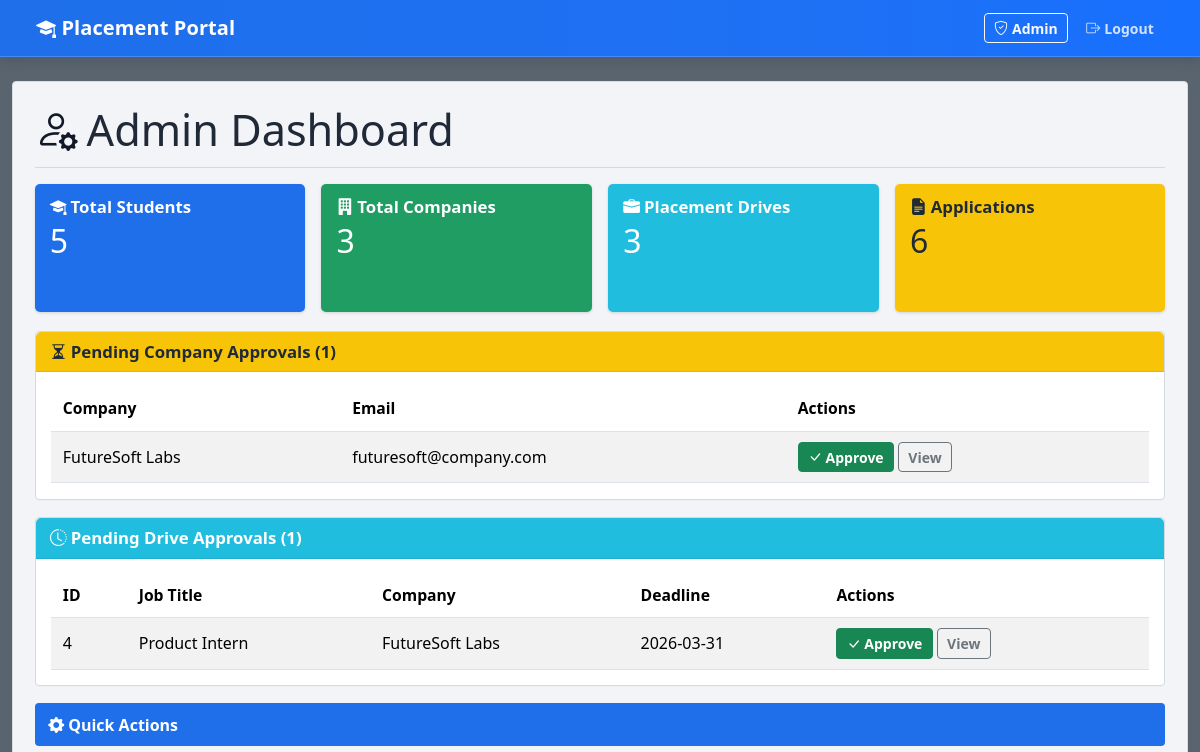
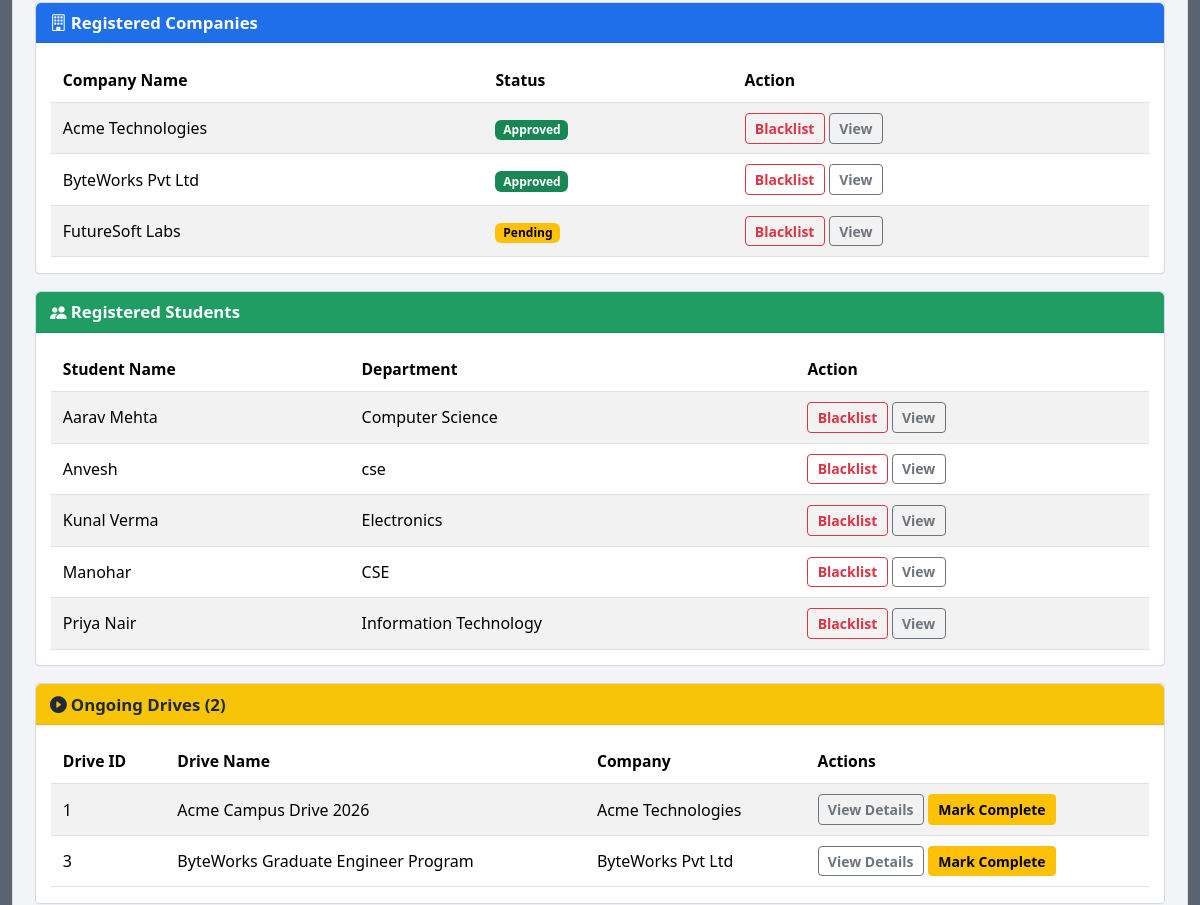
Page /admin/dashboard (signed in, upper part) on the earlier database version (2 pictures, top to bottom).
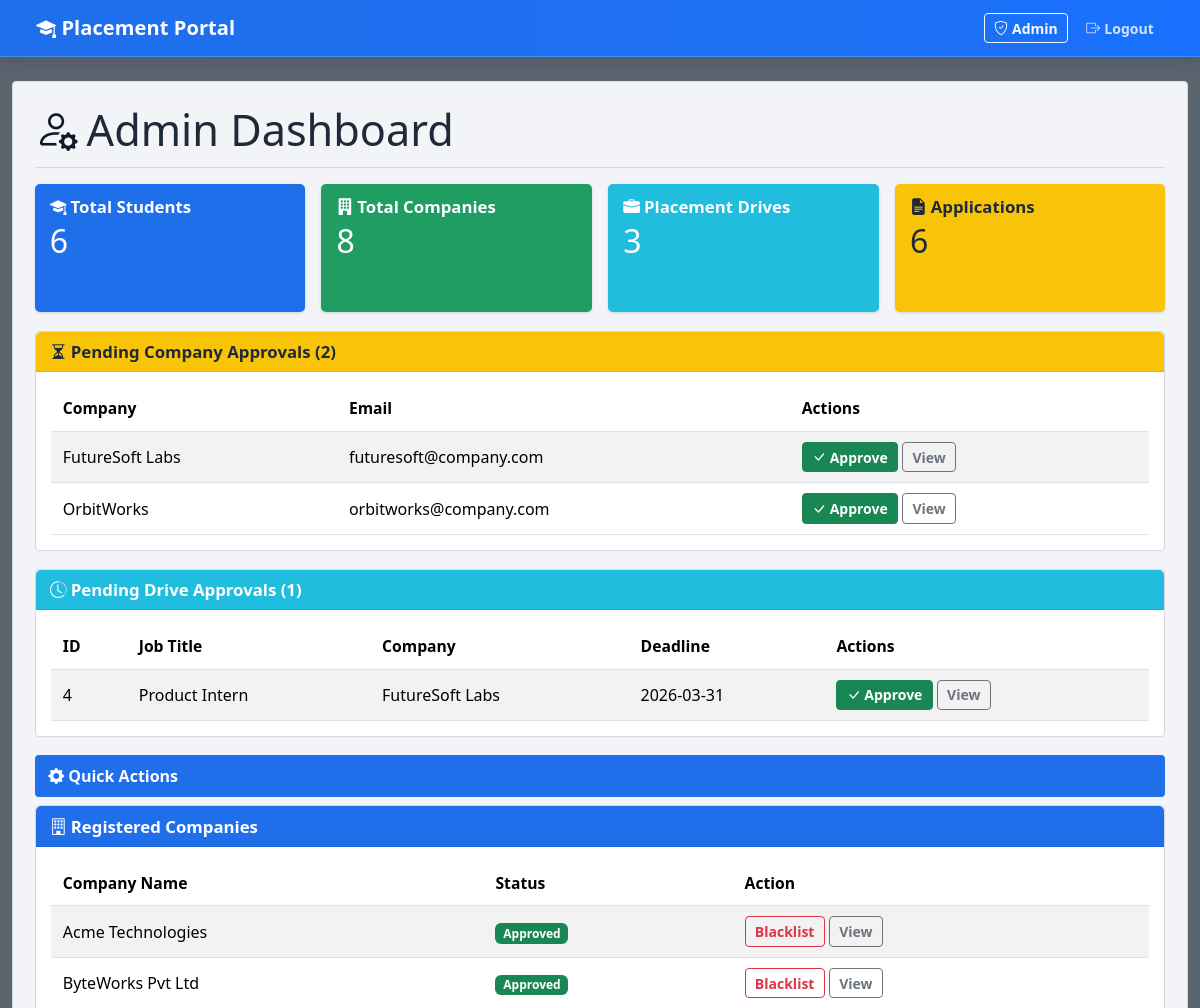
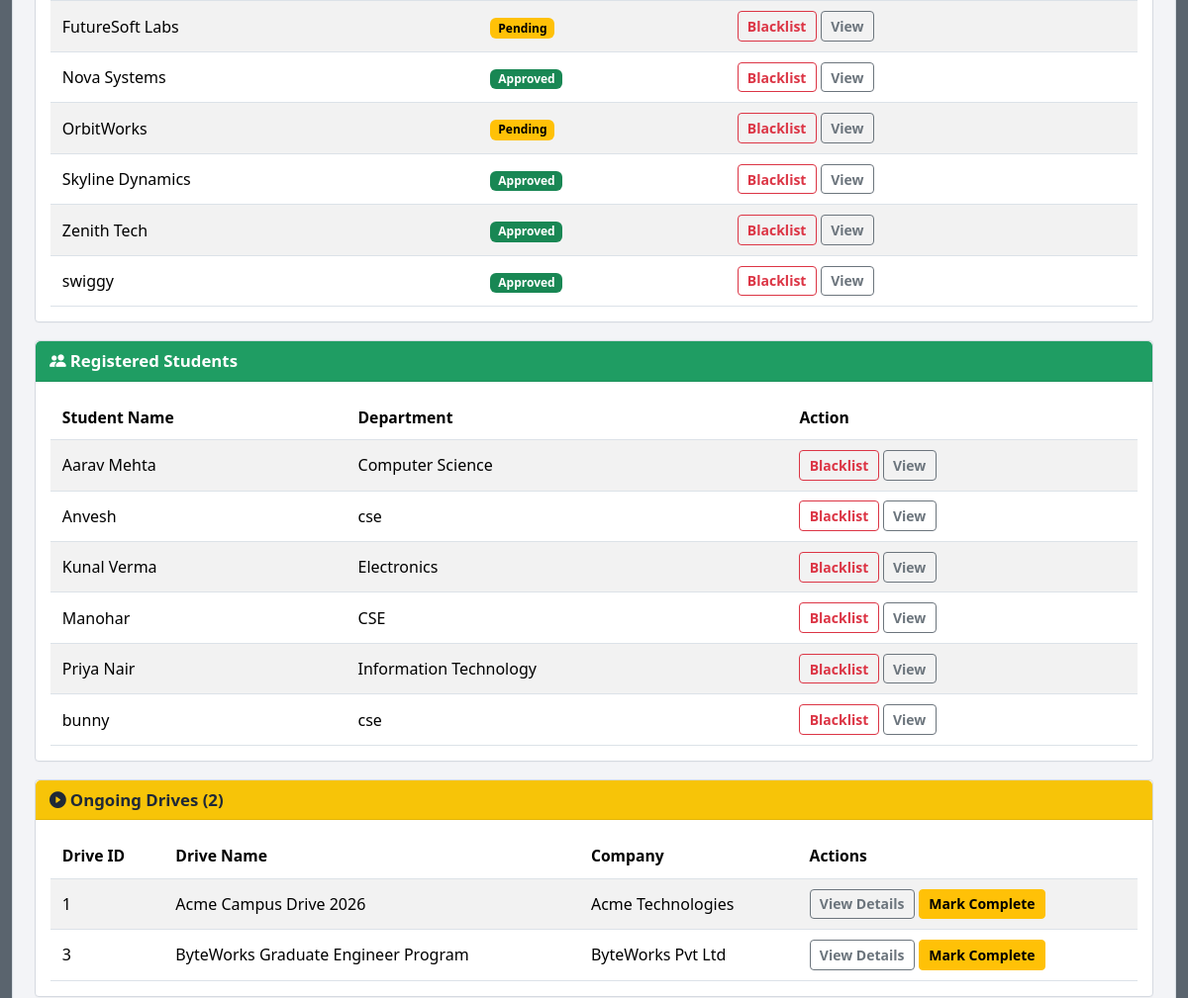
Same page on the later database version (2 pictures, top to bottom).
### models.py (models this page shows, shortened)
class Company(UserMixin, db.Model):
    __tablename__ = "companies"
    id = db.Column(db.Integer, primary_key=True)
    company_name = db.Column(db.String(150), nullable=False)
    hr_contact = db.Column(db.String(120), nullable=False)
    website = db.Column(db.String(255), nullable=True)
    email = db.Column(db.String(120), unique=True, nullable=False)
    password = db.Column(db.String(255), nullable=False)
    approval_status = db.Column(db.String(30), default="Pending", nullable=False)
    is_blacklisted = db.Column(db.Boolean, default=False, nullable=False)
    drives = db.relationship("PlacementDrive", back_populates="company", cascade="all, delete-orphan")

class PlacementDrive(db.Model):
    __tablename__ = "placement_drives"
    id = db.Column(db.Integer, primary_key=True)
    company_id = db.Column(db.Integer, db.ForeignKey("companies.id"), nullable=False)
    drive_name = db.Column(db.String(150), nullable=False)
    job_title = db.Column(db.String(150), nullable=False)
    job_description = db.Column(db.Text, nullable=False)
    eligibility = db.Column(db.Text, nullable=False)
    salary = db.Column(db.String(80), nullable=False)
    location = db.Column(db.String(120), nullable=False)
    application_deadline = db.Column(db.Date, nullable=False)
    status = db.Column(db.String(30), default="Pending", nullable=False)
    company = db.relationship("Company", back_populates="drives")
    applications = db.relationship("Application", back_populates="drive", cascade="all, delete-orphan")

class Student(UserMixin, db.Model):
    __tablename__ = "students"
    id = db.Column(db.Integer, primary_key=True)
    name = db.Column(db.String(120), nullable=False)
    email = db.Column(db.String(120), unique=True, nullable=False)
    department = db.Column(db.String(120), nullable=False)
    password = db.Column(db.String(255), nullable=False)
    resume = db.Column(db.Text, nullable=True)
    is_blacklisted = db.Column(db.Boolean, default=False, nullable=False)
    applications = db.relationship("Application", back_populates="student", cascade="all, delete-orphan")

### routes/admin_routes.py (the view)
@admin_bp.route("/dashboard")
@admin_required
def dashboard():
    companies = Company.query.order_by(Company.company_name.asc()).all()
    students = Student.query.order_by(Student.name.asc()).all()
    pending_companies = Company.query.filter_by(approval_status="Pending").all()
    pending_drives = PlacementDrive.query.filter_by(status="Pending").all()
    ongoing_drives = PlacementDrive.query.filter(
        PlacementDrive.status.in_(["Approved"])
    ).all()
    applications = Application.query.order_by(Application.application_date.desc()).all()
    return render_template(
        "admin/dashboard.html",
        companies=companies,
        students=students,
        pending_companies=pending_companies,
        pending_drives=pending_drives,
        ongoing_drives=ongoing_drives,
        applications=applications,
    )

### app.py (called while the page is built)
@login_manager.user_loader
def load_user(user_id: str):
    try:
        role, raw_id = user_id.split("-", 1)
        entity_id = int(raw_id)
    except (ValueError, AttributeError):
        return None
    if role == "admin":
        return Admin.query.get(entity_id)
    if role == "student":
        return Student.query.get(entity_id)
    if role == "company":
        return Company.query.get(entity_id)
    return None

### models.py (called while the page is built)
    @property
    def role(self) -> str:
        return "admin"

### routes/admin_routes.py (called while the page is built)
def admin_required(view_func):
    @wraps(view_func)
    @login_required
    def wrapped(*args, **kwargs):
        if current_user.role != "admin":
            abort(403)
        return view_func(*args, **kwargs)
    return wrapped

### templates/admin/dashboard.html (shortened to what this page needs)
{% extends 'base.html' %}
{% block content %}
<h2 class="page-title"><i class="bi bi-person-gear"></i>Admin Dashboard</h2>
<section class="metric-grid">
    <article class="metric-card metric-blue">
        <h6><i class="bi bi-mortarboard-fill me-1"></i>Total Students</h6>
        <div class="metric-value">{{ students|length }}</div>
    </article>
    <article class="metric-card metric-green">
        <h6><i class="bi bi-building-fill me-1"></i>Total Companies</h6>
        <div class="metric-value">{{ companies|length }}</div>
    </article>
    <article class="metric-card metric-sky">
        <h6><i class="bi bi-briefcase-fill me-1"></i>Placement Drives</h6>
        <div class="metric-value">{{ pending_drives|length + ongoing_drives|length }}</div>
    </article>
    <article class="metric-card metric-amber">
        <h6><i class="bi bi-file-earmark-text-fill me-1"></i>Applications</h6>
        <div class="metric-value">{{ applications|length }}</div>
    </article>
</section>
<div class="card section-warning">
    <div class="card-header"><i class="bi bi-hourglass-split me-1"></i>Pending Company Approvals ({{ pending_companies|length }})</div>
    <div class="card-body table-responsive">
        <table class="table table-striped align-middle">
            <thead><tr><th>Company</th><th>Email</th><th>Actions</th></tr></thead>
            <tbody>
            {% for company in pending_companies %}
                <tr>
                    <td>{{ company.company_name }}</td>
                    <td>{{ company.email }}</td>
                    <td>
                        <form method="post" action="{{ url_for('admin.approve_company', company_id=company.id) }}" class="d-inline">
                            <button class="btn btn-sm btn-success" type="submit"><i class="bi bi-check-lg"></i> Approve</button>
                        </form>
                        <a class="btn btn-sm btn-outline-secondary" href="{{ url_for('admin.company_details', company_id=company.id) }}">View</a>
                    </td>
                </tr>
            {% else %}
                <tr><td colspan="3" class="text-muted">No pending company approvals.</td></tr>
            {% endfor %}
            </tbody>
        </table>
    </div>
</div>
<div class="card section-sky">
    <div class="card-header"><i class="bi bi-clock-history me-1"></i>Pending Drive Approvals ({{ pending_drives|length }})</div>
    <div class="card-body table-responsive">
        <table class="table table-striped align-middle">
            <thead><tr><th>ID</th><th>Job Title</th><th>Company</th><th>Deadline</th><th>Actions</th></tr></thead>
            <tbody>
            {% for drive in pending_drives %}
                <tr>
                    <td>{{ drive.id }}</td>
                    <td>{{ drive.job_title }}</td>
                    <td>{{ drive.company.company_name }}</td>
                    <td>{{ drive.application_deadline }}</td>
                    <td>
                        <form method="post" action="{{ url_for('admin.approve_drive', drive_id=drive.id) }}" class="d-inline">
                            <button class="btn btn-sm btn-success" type="submit"><i class="bi bi-check-lg"></i> Approve</button>
                        </form>
                        <a class="btn btn-sm btn-outline-secondary" href="{{ url_for('admin.drive_details', drive_id=drive.id) }}">View</a>
                    </td>
                </tr>
            {% else %}
                <tr><td colspan="5" class="text-muted">No pending drive approvals.</td></tr>
            {% endfor %}
            </tbody>
        </table>
    </div>
</div>
<div class="action-strip"><i class="bi bi-gear-fill me-1"></i>Quick Actions</div>
<div class="card section-primary mt-2">
    <div class="card-header"><i class="bi bi-building me-1"></i>Registered Companies</div>
    <div class="card-body table-responsive">
        <table class="table table-striped align-middle">
            <thead><tr><th>Company Name</th><th>Status</th><th>Action</th></tr></thead>
            <tbody>
            {% for company in companies %}
                <tr>
                    <td>{{ company.company_name }}</td>
                    <td><span class="badge text-bg-{{ 'success' if company.approval_status == 'Approved' else 'warning' }}">{{ company.approval_status }}</span></td>
                    <td>
                        <form method="post" action="{{ url_for('admin.blacklist_company', company_id=company.id) }}" class="d-inline">
                            <button class="btn btn-sm btn-outline-danger" type="submit">{{ 'Unblacklist' if company.is_blacklisted else 'Blacklist' }}</button>
                        </form>
                        <a class="btn btn-sm btn-outline-secondary" href="{{ url_for('admin.company_details', company_id=company.id) }}">View</a>
                    </td>
                </tr>
            {% else %}
                <tr><td colspan="3" class="text-muted">No companies found.</td></tr>
            {% endfor %}
            </tbody>
        </table>
    </div>
</div>
<div class="card section-success">
    <div class="card-header"><i class="bi bi-people-fill me-1"></i>Registered Students</div>
    <div class="card-body table-responsive">
        <table class="table table-striped align-middle">
            <thead><tr><th>Student Name</th><th>Department</th><th>Action</th></tr></thead>
            <tbody>
            {% for student in students %}
                <tr>
                    <td>{{ student.name }}</td>
                    <td>{{ student.department }}</td>
                    <td>
                        <form method="post" action="{{ url_for('admin.blacklist_student', student_id=student.id) }}" class="d-inline">
                            <button class="btn btn-sm btn-outline-danger" type="submit">{{ 'Unblacklist' if student.is_blacklisted else 'Blacklist' }}</button>
                        </form>
                        <a class="btn btn-sm btn-outline-secondary" href="{{ url_for('admin.student_details', student_id=student.id) }}">View</a>
                    </td>
                </tr>
            {% else %}
                <tr><td colspan="3" class="text-muted">No students found.</td></tr>
            {% endfor %}
            </tbody>
        </table>
    </div>
</div>
<div class="card section-warning">
    <div class="card-header"><i class="bi bi-play-circle-fill me-1"></i>Ongoing Drives ({{ ongoing_drives|length }})</div>
    <div class="card-body table-responsive">
        <table class="table table-striped align-middle">
            <thead><tr><th>Drive ID</th><th>Drive Name</th><th>Company</th><th>Actions</th></tr></thead>
            <tbody>
            {% for drive in ongoing_drives %}
                <tr>
                    <td>{{ drive.id }}</td>
                    <td>{{ drive.drive_name }}</td>
                    <td>{{ drive.company.company_name }}</td>
                    <td>
                        <a class="btn btn-sm btn-outline-secondary" href="{{ url_for('admin.drive_details', drive_id=drive.id) }}">View Details</a>
                        <form method="post" action="{{ url_for('admin.complete_drive', drive_id=drive.id) }}" class="d-inline">
                            <button class="btn btn-sm btn-warning" type="submit">Mark Complete</button>
                        </form>
                    </td>
                </tr>
            {% else %}
                <tr><td colspan="4" class="text-muted">No ongoing drives.</td></tr>
            {% endfor %}
            </tbody>
        </table>
    </div>
</div>
{% endblock %}

### templates/base.html (shortened to what this page needs)
<!doctype html>
<html lang="en">
<head>
    <link href="https://cdn.jsdelivr.net/npm/bootstrap@5.3.3/dist/css/bootstrap.min.css" rel="stylesheet">
    <link href="https://cdn.jsdelivr.net/npm/bootstrap-icons@1.11.3/font/bootstrap-icons.min.css" rel="stylesheet">
    <link rel="stylesheet" href="{{ url_for('static', filename='css/style.css') }}">
</head>
<body>
<nav class="navbar navbar-expand-lg app-navbar">
    <div class="container-fluid app-shell px-3 px-md-4">
        <a class="navbar-brand" href="{{ url_for('index') }}">
            <i class="bi bi-mortarboard-fill"></i>
            Placement Portal
        </a>
        <div class="ms-auto d-flex gap-2 align-items-center">
            {% if current_user.is_authenticated %}
                {% if current_user.role == 'admin' %}
                    <a class="btn btn-sm btn-outline-light" href="{{ url_for('admin.dashboard') }}">
                        <i class="bi bi-shield-check me-1"></i>Admin
                    </a>
                {% elif current_user.role == 'company' %}
                    <a class="btn btn-sm btn-outline-light" href="{{ url_for('company.dashboard') }}">
                        <i class="bi bi-building me-1"></i>Company
                    </a>
                {% elif current_user.role == 'student' %}
                    <a class="btn btn-sm btn-outline-light" href="{{ url_for('student.dashboard') }}">
                        <i class="bi bi-person-badge me-1"></i>Student
                    </a>
                {% endif %}
                <a class="btn btn-sm btn-link nav-link-btn" href="{{ url_for('auth.logout') }}">
                    <i class="bi bi-box-arrow-right me-1"></i>Logout
                </a>
            {% else %}
                <a class="btn btn-sm btn-link nav-link-btn" href="{{ url_for('auth.login') }}">
                    <i class="bi bi-box-arrow-in-right me-1"></i>Login
                </a>
            {% endif %}
        </div>
    </div>
</nav>
<main class="app-shell py-4">
    <section class="app-content">
        {% block content %}{% endblock %}
    </section>
</main>
</body>
</html>

### static/css/style.css (style rules this page uses)
:root { --app-primary: #1f6feb; --app-primary-dark: #0f56d6; --app-sky: #20bddf; --app-green: #1f9d63; --app-amber: #f7c408; --app-page-bg: #5a646e; --app-panel-bg: #f3f4f7; --app-border: #d7dce2; --app-text: #1f2937; }
body { background: var(--app-page-bg); color: var(--app-text); font-family: "Segoe UI", Tahoma, Geneva, Verdana, sans-serif; }
.app-shell { width: min(1260px, calc(100vw - 24px)); margin-inline: auto; }
.app-navbar { background: linear-gradient(90deg, var(--app-primary) 0%, #1e70f4 70%, #1870ff 100%); border-bottom: 1px solid rgba(255, 255, 255, 0.18); box-shadow: 0 4px 12px rgba(9, 30, 66, 0.14); }
.navbar-brand { color: #fff; font-weight: 600; letter-spacing: 0.1px; }
.nav-link-btn { color: #d2e2ff; text-decoration: none; font-weight: 600; }
.app-content { background: var(--app-panel-bg); border: 1px solid var(--app-border); border-radius: 4px; padding: 1.35rem; }
.page-title { display: flex; align-items: center; gap: 0.55rem; font-size: 2.7rem; margin-bottom: 1rem; font-weight: 400; border-bottom: 1px solid #d5dae1; padding-bottom: 0.7rem; }
.page-title i { color: #111827; }
.metric-grid { display: grid; grid-template-columns: repeat(4, minmax(0, 1fr)); gap: 1rem; margin-bottom: 1.2rem; }
.metric-card { border-radius: 5px; color: #fff; padding: 0.85rem 0.95rem; box-shadow: 0 1px 3px rgba(0, 0, 0, 0.14); min-height: 128px; }
.metric-card h6 { margin: 0 0 0.45rem; font-size: 1.05rem; font-weight: 700; }
.metric-card .metric-value { font-size: 2rem; line-height: 1; }
.metric-blue { background: var(--app-primary); }
.metric-green { background: var(--app-green); }
.metric-sky { background: var(--app-sky); }
.metric-amber { background: var(--app-amber); color: #1f2937; }
.card { border: 1px solid #d5dae1; border-radius: 4px; box-shadow: 0 1px 0 rgba(10, 12, 16, 0.02); margin-bottom: 1.1rem; }
.card-header { font-weight: 700; border-bottom: 1px solid rgba(0, 0, 0, 0.08); font-size: 1.05rem; line-height: 1.25; padding: 0.58rem 0.9rem; }
.card-body { padding: 0.95rem 0.95rem; }
.section-primary .card-header { background: var(--app-primary); color: #fff; }
.section-warning .card-header { background: var(--app-amber); color: #1f2937; }
.section-sky .card-header { background: var(--app-sky); color: #fff; }
.section-success .card-header { background: var(--app-green); color: #fff; }
.table { margin-bottom: 0; }
.table th { white-space: nowrap; font-weight: 700; font-size: 0.98rem; }
.table td, .table th { vertical-align: middle; border-color: #dce2e8; padding: 0.62rem 0.75rem; }
.table-striped > tbody > tr:nth-of-type(odd) > * { --bs-table-accent-bg: #f9fafc; }
.btn { border-radius: 4px; font-weight: 600; padding: 0.36rem 0.75rem; }
.btn-sm { padding: 0.24rem 0.58rem; }
.action-strip { background: var(--app-primary); color: #fff; border-radius: 4px; padding: 0.58rem 0.85rem; font-weight: 700; margin-top: 1rem; }

Differences in the rows shown:
added Company: company_name "OrbitWorks", email "orbitworks@company.com", approval_status "Pending", is_blacklisted "Blacklist"
added Company: company_name "Nova Systems", approval_status "Approved", is_blacklisted "Blacklist"
added Company: company_name "Skyline Dynamics", approval_status "Approved", is_blacklisted "Blacklist"
added Company: company_name "Zenith Tech", approval_status "Approved", is_blacklisted "Blacklist"
added Company: company_name "swiggy", approval_status "Approved", is_blacklisted "Blacklist"
added Student: name "bunny", department "cse", is_blacklisted "Blacklist"
Other differences:
{{ students|length }}: "5" → "6"
{{ companies|length }}: "3" → "8"
{{ pending_companies|length }}: "1" → "2"
